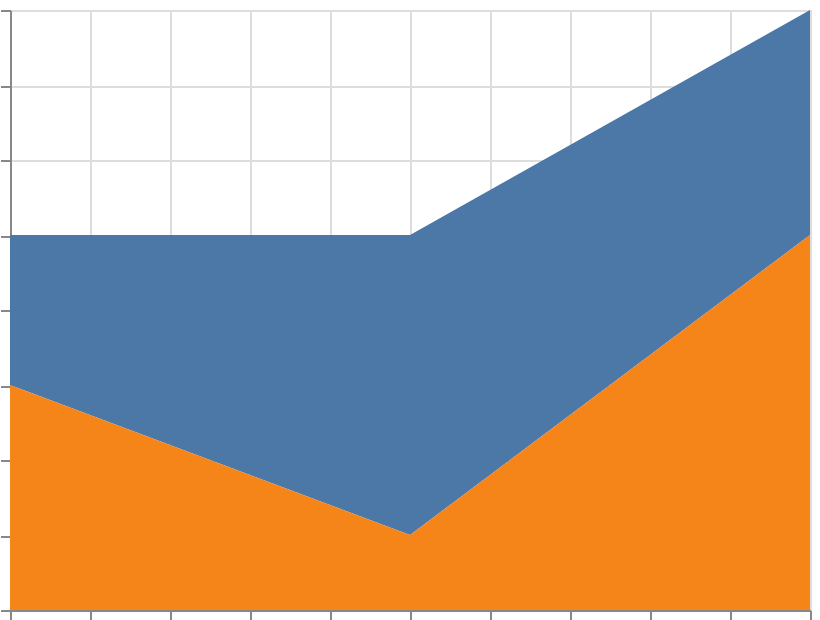

This figure's Vega-Lite source:
### Vega-Lite specification from a JSON file in a GitHub repository (floating-point values rounded to 4 significant figures)
{"$schema": "https://vega.github.io/schema/vega-lite/v6.json", "width": 400, "height": 300, "padding": 5, "autosize": "none", "data": {"name": "table", "values": [{"x": 1, "y": 2, "cat": "A"}, {"x": 2, "y": 4, "cat": "A"}, {"x": 3, "y": 3, "cat": "A"}, {"x": 1, "y": 3, "cat": "B"}, {"x": 2, "y": 1, "cat": "B"}, {"x": 3, "y": 5, "cat": "B"}]}, "mark": "area", "encoding": {"x": {"field": "x", "type": "quantitative"}, "y": {"field": "y", "type": "quantitative"}, "color": {"field": "cat", "type": "nominal"}}}
